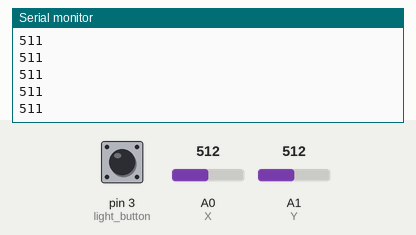
Simulated run of this sketch. Board: Arduino Mega 2560, built with avr-gcc and run on an emulated ATmega2560. On the bench: the last lines printed to the serial monitor. The test bench sets the inputs (shaded band); at power-on: A0 (X) = 512, A1 (Y) = 512, pin 3 (light_button) HIGH. No radio packets arrive unless stated.

Above: at 1.2 s.
1.3 s: A0 (X) set to 716
At 1.9 s:
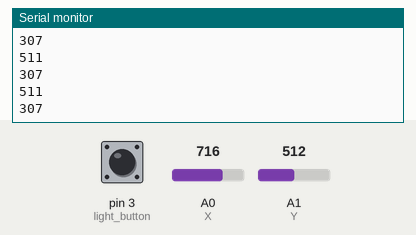
2.8 s: A1 (Y) set to 306
At 3.9 s:
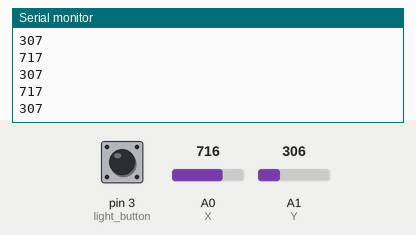
4.3 s: A0 (X) set to 900
At 5.3 s:
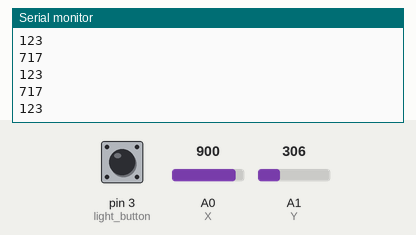
5.8 s: A1 (Y) set to 122
At 6.7 s:
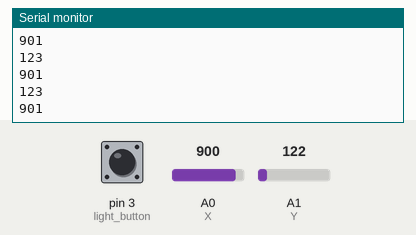
Timing chart, 0 to 8.3 s (numbered marks = the images above; inputs shaded):
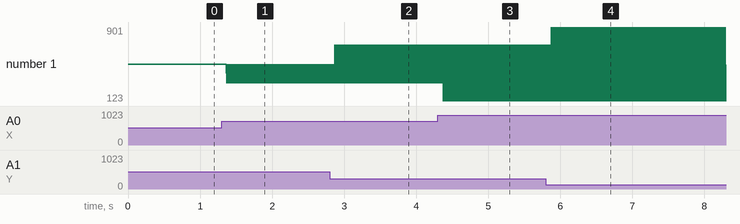

The sketch:

TX_pult.ino
```cpp
// ЦЕ СКЕТЧ ПЕРЕДАВАЧА!!!

//--------------------- НАЛАШТУВАННЯ ----------------------
#define CH_NUM 0x60   // номер каналу (має збігатися з приймачем)
//--------------------- НАЛАШТУВАННЯ ----------------------

//--------------------- ДЛЯ РОЗРОБНИКІВ -----------------------
// РІВЕНЬ ПОТУЖНОСТІ ПЕРЕДАВАЧА
// На вибір RF24_PA_MIN, RF24_PA_LOW, RF24_PA_HIGH, RF24_PA_MAX
#define SIG_POWER RF24_PA_MAX

// ШВИДКІСТЬ ОБМІНУ
// На вибір RF24_2MBPS, RF24_1MBPS, RF24_250KBPS
// має бути однакова на приймачі та передавачі!
// при найнижчій швидкості маємо найвищу чутливість і дальність!!
// УВАГА!!! enableAckPayload НЕ ПРАЦЮЄ НА ШВИДКОСТІ 250 kbps!
#define SIG_SPEED RF24_1MBPS
//--------------------- ДЛЯ РОЗРОБНИКІВ -----------------------

//--------------------- БІБЛІОТЕКИ ----------------------
#include <SPI.h>
#include "nRF24L01.h"
#include "RF24.h"
//RF24 radio(9, 10); // "створити" модуль на піннах 9 і 10 для Uno
RF24 radio(9, 53); // для Mega
//--------------------- БІБЛІОТЕКИ ----------------------

//--------------------- ЗМІННІ ----------------------
byte address[][6] = {"1Node", "2Node", "3Node", "4Node", "5Node", "6Node"}; // можливі номери труб
byte X = 0;  // потенціометр на 0 аналоговому піні
byte Y = 1;  // повзунковий потенціометр на 1 аналоговому піні
byte light_button = 3; //кнопка перемикання фар на 3 цифровому піні

int transmit_data[3];     // масив даних для передачі
int telemetry[2];         // масив прийнятих від приймача телеметричних даних
byte rssi;
int trnsmtd_pack = 1, failed_pack;
unsigned long RSSI_timer;

boolean butt_flag = 0;
boolean button;
boolean led = 0;
//--------------------- ЗМІННІ ----------------------

void setup() {
  Serial.begin(9600); // відкриваємо порт для зв’язку з ПК
  radioSetup();
  pinMode(light_button, INPUT_PULLUP); // налаштувати пін кнопки
}

int applyDeadzone(int value, int center, int tolerance) {
  if (value >= (center - tolerance) && value <= (center + tolerance)) {
    return center;  // Якщо значення в межах мертвої зони, повертаємо центральне значення
  }
  return value;  // Якщо значення поза мертвою зоною, повертаємо його без змін
}

void loop() {
  // Зчитування положення джойстика
  int xVal = map(applyDeadzone(analogRead(X), 512, 35), 0, 1023, 1023, 0);
  int yVal = map(applyDeadzone(analogRead(Y), 512, 35), 0, 1023, 1023, 0);

  // Застосовуємо мертву зону
  transmit_data[0] = xVal;
  transmit_data[1] = yVal;
  Serial.println(xVal);
  Serial.println(yVal);

  button = !digitalRead(3);

  if (button == 1 && butt_flag == 0){
    butt_flag = 1;
    led = !led;
    transmit_data[2] = led;
  }
  if (button == 0 && butt_flag == 1){
    butt_flag = 0;
  }

  // передача пакета transmit_data
  if (radio.write(&transmit_data, sizeof(transmit_data))) {
    trnsmtd_pack++;
    if (!radio.available()) {   // якщо отримано порожню відповідь
    } else {
      while (radio.available() ) {                  // якщо у відповіді щось є
        radio.read(&telemetry, sizeof(telemetry));  // зчитуємо
        // отримали заповнений даними масив telemetry у відповіді від приймача
        //Serial.print(telemetry[0]); // Вивід кута до шлюзу
        //Serial.print(","); // Роздільник для обробки в середовищі аналізу даних
        //Serial.print(telemetry[1]); // Вивід відстані до шлюзу
        //Serial.print("."); // Роздільник для обробки в середовищі аналізу даних
      }
    }
  } else {
    failed_pack++;
  }

  if (millis() - RSSI_timer > 1000) {    // таймер RSSI
    // розрахунок якості зв’язку (0 - 100%) на основі кількості помилок і успішних передач
    rssi = (1 - ((float)failed_pack / trnsmtd_pack)) * 100;

    // скидання значень
    failed_pack = 0;
    trnsmtd_pack = 0;
    RSSI_timer = millis();
  }
}

void radioSetup() {
  radio.begin();              // активувати модуль
  radio.setAutoAck(1);        // режим підтвердження прийому, 1 - увімкнено, 0 - вимкнено
  radio.setRetries(0, 15);    // (час між спробами достукатися, кількість спроб)
  radio.enableAckPayload();   // дозволити надсилання даних у відповідь на вхідний сигнал
  radio.setPayloadSize(32);   // розмір пакету в байтах
  radio.openWritingPipe(address[0]);   // ми - труба 0, відкриваємо канал для передачі
  radio.setChannel(CH_NUM);            // вибираємо канал (де немає шумів!)
  radio.setPALevel(SIG_POWER);         // рівень потужності передавача
  radio.setDataRate(SIG_SPEED);        // швидкість обміну
  // має бути однакова на приймачі та передавачі!
  // при найнижчій швидкості маємо найвищу чутливість і дальність!!

  radio.powerUp();         // запуск модуля
  radio.stopListening();   // не слухаємо ефір, ми - передавач
}
```

Measured:
- after the input at 1.3 s, the serial monitor: prints a new line after 0.07 s (image 1)
- after the input at 2.8 s, the serial monitor: prints a new line after 0.07 s (image 2)
- after the input at 4.3 s, the serial monitor: prints a new line after 0.07 s (image 3)
- after the input at 5.8 s, the serial monitor: prints a new line after 0.08 s (image 4)
- plotted number 1: 511 → 717 after the input at 2.8 s, 717 → 123 after the input at 4.3 s
